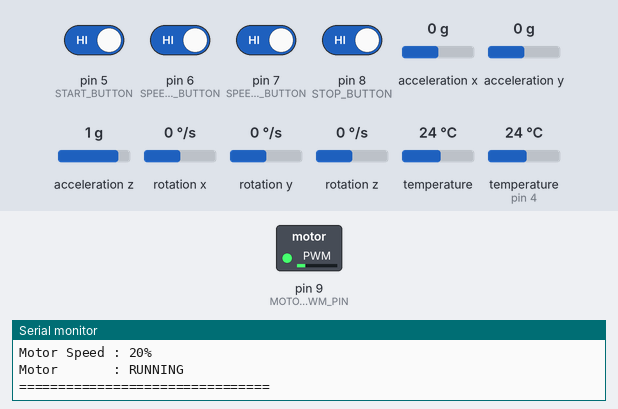
Recording of a program running on a simulated Arduino Uno, built with avr-gcc and run on an emulated ATmega328P. Shown: switched loads named in the program (green lamp = pin HIGH), the last lines printed to the serial monitor. The test bench sets the inputs (shaded band); at power-on: pin 5 (START_BUTTON), pin 6 (SPEED_UP_BUTTON), pin 7 (SPEED_DOWN_BUTTON), pin 8 (STOP_BUTTON) HIGH, temperature (sensor on pin 4) 24 °C, acceleration x 0 g, acceleration y 0 g, acceleration z 1 g, rotation x 0 °/s, rotation y 0 °/s, rotation z 0 °/s, temperature 24 °C.

Above: at 9.2 s.
9.3 s: pin 5 (START_BUTTON) driven LOW and pin 6 (SPEED_UP_BUTTON) driven LOW and pin 7 (SPEED_DOWN_BUTTON) driven LOW and pin 8 (STOP_BUTTON) driven LOW
At 12.1 s:
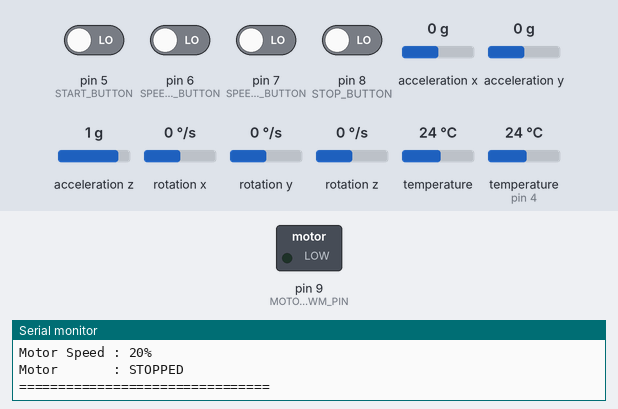
12.9 s: temperature (sensor on pin 4) set to 36.5 °C
20.4 s: temperature (sensor on pin 4) set to 35.3 °C
Timing chart, 0 to 22.9 s (numbered marks = the images above; inputs shaded):
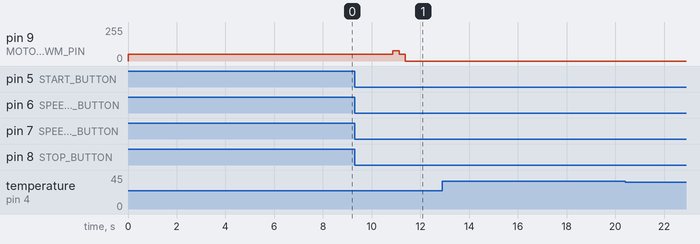

Measured:
- after the input at 9.3 s, pin 9 (MOTOR_PWM_PIN): 51/255 → 76/255 after 1.6 s, → 51/255 0.25 s later, → 0/255 0.25 s later

The program:

main.cpp
```cpp
#include <Arduino.h>
#include <Wire.h>
#include <OneWire.h>
#include <DallasTemperature.h>
#include <Adafruit_MPU6050.h>
#include <Adafruit_Sensor.h>
#include <math.h>

// Forward declarations
void setMotorSpeed();
void checkButtons(bool temperatureHigh, bool vibrationHigh);

// =====================================================
// PIN DEFINITIONS
// =====================================================

#define TEMP_PIN 4

#define START_BUTTON       5
#define SPEED_UP_BUTTON    6
#define SPEED_DOWN_BUTTON  7
#define STOP_BUTTON        8

#define MOTOR_PWM_PIN      9

// =====================================================
// TEMPERATURE SETTINGS
// =====================================================

#define TEMP_HIGH_LIMIT 36.0
#define TEMP_ERROR_VALUE 35.0

// =====================================================
// VIBRATION SETTINGS
// =====================================================

#define VIBRATION_WARNING_LIMIT 50.0
#define VIBRATION_HIGH_LIMIT    175.0

// =====================================================
// MOTOR SETTINGS
// =====================================================

int motorSpeedPercent = 20;

#define SPEED_STEP 10

bool motorRunning = true;

// =====================================================
// SENSOR OBJECTS
// =====================================================

OneWire oneWire(TEMP_PIN);
DallasTemperature temperatureSensor(&oneWire);

Adafruit_MPU6050 mpu;

// =====================================================
// VIBRATION BASELINE
// =====================================================

float vibrationBaseline = 9.80665;

// =====================================================
// BUTTON STATES
// =====================================================

bool previousStart = HIGH;
bool previousUp = HIGH;
bool previousDown = HIGH;
bool previousStop = HIGH;

// =====================================================
// SETUP
// =====================================================

void setup()
{
  Serial.begin(9600);

  // ---------------------------------------------------
  // BUTTONS
  // ---------------------------------------------------

  pinMode(START_BUTTON, INPUT_PULLUP);
  pinMode(SPEED_UP_BUTTON, INPUT_PULLUP);
  pinMode(SPEED_DOWN_BUTTON, INPUT_PULLUP);
  pinMode(STOP_BUTTON, INPUT_PULLUP);

  // ---------------------------------------------------
  // MOTOR (AUTO-START AT 20% SPEED)
  // ---------------------------------------------------

  pinMode(MOTOR_PWM_PIN, OUTPUT);

  setMotorSpeed();

  // ---------------------------------------------------
  // TEMPERATURE SENSOR
  // ---------------------------------------------------

  temperatureSensor.begin();

  Serial.println();
  Serial.println("================================");
  Serial.println("       JOINTGUARD SYSTEM");
  Serial.println("================================");

  if (temperatureSensor.getDeviceCount() > 0)
  {
    Serial.println("DS18B20 : ACTIVE");
  }
  else
  {
    Serial.println("DS18B20 : NOT FOUND");
  }

  // ---------------------------------------------------
  // MPU6050
  // ---------------------------------------------------

  Wire.begin();

  if (!mpu.begin())
  {
    Serial.println("MPU6050 : NOT FOUND");

    while (1)
    {
      delay(1000);
    }
  }

  Serial.println("MPU6050 : ACTIVE");

  mpu.setAccelerometerRange(MPU6050_RANGE_8_G);
  mpu.setGyroRange(MPU6050_RANGE_500_DEG);
  mpu.setFilterBandwidth(MPU6050_BAND_21_HZ);

  // ===================================================
  // VIBRATION CALIBRATION
  // ===================================================

  Serial.println("--------------------------------");
  Serial.println("Keep MPU6050 COMPLETELY STILL");
  Serial.println("Calibrating vibration baseline...");
  Serial.println("--------------------------------");

  delay(1000);

  float total = 0;

  const int calibrationSamples = 200;

  for (int i = 0; i < calibrationSamples; i++)
  {
    sensors_event_t acceleration;
    sensors_event_t gyro;
    sensors_event_t tempMPU;

    mpu.getEvent(
      &acceleration,
      &gyro,
      &tempMPU
    );

    float magnitude = sqrt(
      acceleration.acceleration.x *
      acceleration.acceleration.x +

      acceleration.acceleration.y *
      acceleration.acceleration.y +

      acceleration.acceleration.z *
      acceleration.acceleration.z
    );

    total += magnitude;

    delay(10);
  }

  vibrationBaseline =
    total / calibrationSamples;

  Serial.print("Vibration baseline: ");
  Serial.print(vibrationBaseline, 2);
  Serial.println(" m/s2");

  // ===================================================
  // SYSTEM INFORMATION
  // ===================================================

  Serial.println("--------------------------------");

  Serial.println("TEMPERATURE:");
  Serial.println("< 36 C       = NORMAL");
  Serial.println(">= 36 C      = DANGER");

  Serial.println("--------------------------------");

  Serial.println("VIBRATION:");
  Serial.println("< 50 m/s2    = NORMAL");
  Serial.println("50-99.99     = WARNING");
  Serial.println(">= 100       = DANGER");

  Serial.println("--------------------------------");

  Serial.println("CONTROLS:");
  Serial.println("D5 = START");
  Serial.println("D6 = SPEED +");
  Serial.println("D7 = SPEED -");
  Serial.println("D8 = STOP");

  Serial.println("--------------------------------");

  Serial.print("Initial motor speed: ");
  Serial.print(motorSpeedPercent);
  Serial.println("%");

  Serial.println("System ready.");
  Serial.println("Press START to run motor.");

  Serial.println("================================");
}

// =====================================================
// MAIN LOOP
// =====================================================

void loop()
{
  // ===================================================
  // READ TEMPERATURE
  // ===================================================

  temperatureSensor.requestTemperatures();

  float temperature =
    temperatureSensor.getTempCByIndex(0);

  // If DS18B20 gives -127 C/error,
  // use 35 C instead

  if (temperature == DEVICE_DISCONNECTED_C)
  {
    temperature = TEMP_ERROR_VALUE;
  }

  // ===================================================
  // TEMPERATURE STATUS
  // ===================================================

  bool temperatureHigh =
    temperature >= TEMP_HIGH_LIMIT;

  // ===================================================
  // READ MPU6050
  // ===================================================

  sensors_event_t acceleration;
  sensors_event_t gyro;
  sensors_event_t tempMPU;

  mpu.getEvent(
    &acceleration,
    &gyro,
    &tempMPU
  );

  float magnitude = sqrt(
    acceleration.acceleration.x *
    acceleration.acceleration.x +

    acceleration.acceleration.y *
    acceleration.acceleration.y +

    acceleration.acceleration.z *
    acceleration.acceleration.z
  );

  // Remove gravity/baseline

  float vibration =
    fabs(magnitude - vibrationBaseline);

  // ===================================================
  // VIBRATION STATUS
  // ===================================================

  bool vibrationWarning =
    vibration >= VIBRATION_WARNING_LIMIT;

  bool vibrationHigh =
    vibration >= VIBRATION_HIGH_LIMIT;

  // ===================================================
  // SENSOR WARNING LOGGING (CONTINUOUS MOTOR RUNNING)
  // ===================================================

  if (temperatureHigh || vibrationHigh)
  {
    Serial.println();
    Serial.println("!!! SENSOR WARNING !!!");

    if (temperatureHigh)
    {
      Serial.println("Temperature = DANGER");
    }

    if (vibrationHigh)
    {
      Serial.println("Vibration = DANGER");
    }
    // Motor remains running continuously as requested
  }

  // ===================================================
  // BUTTON CONTROL
  // ===================================================

  checkButtons(
    temperatureHigh,
    vibrationHigh
  );

  // ===================================================
  // IMPORTANT:
  // KEEP MOTOR RUNNING
  // ===================================================

  if (motorRunning)
  {
    setMotorSpeed();
  }
  else
  {
    analogWrite(MOTOR_PWM_PIN, 0);
  }

  // ===================================================
  // DISPLAY
  // ===================================================

  Serial.println();
  Serial.println("================================");

  // Temperature

  Serial.print("Temperature : ");
  Serial.print(temperature, 2);
  Serial.print(" C   ");

  if (temperatureHigh)
  {
    Serial.println("[DANGER]");
  }
  else
  {
    Serial.println("[NORMAL]");
  }

  // Vibration

  Serial.print("Vibration   : ");
  Serial.print(vibration, 2);
  Serial.print(" m/s2   ");

  if (vibrationHigh)
  {
    Serial.println("[DANGER]");
  }
  else if (vibrationWarning)
  {
    Serial.println("[WARNING]");
  }
  else
  {
    Serial.println("[NORMAL]");
  }

  // Motor speed

  Serial.print("Motor Speed : ");
  Serial.print(motorSpeedPercent);
  Serial.println("%");

  // Motor state

  Serial.print("Motor       : ");

  if (motorRunning)
  {
    Serial.println("RUNNING");
  }
  else
  {
    Serial.println("STOPPED");
  }

  Serial.println("================================");

  // ===================================================
  // MONITOR EVERY 2 SECONDS
  // ===================================================

  delay(2000);
}

// =====================================================
// BUTTON CONTROL
// =====================================================

void checkButtons(
  bool temperatureHigh,
  bool vibrationHigh
)
{
  bool startState =
    digitalRead(START_BUTTON);

  bool upState =
    digitalRead(SPEED_UP_BUTTON);

  bool downState =
    digitalRead(SPEED_DOWN_BUTTON);

  bool stopState =
    digitalRead(STOP_BUTTON);

  // ===================================================
  // START
  // ===================================================

  if (
    previousStart == HIGH &&
    startState == LOW
  )
  {
    Serial.println();
    Serial.println("START BUTTON PRESSED");

    motorRunning = true;

    Serial.println("Motor STARTED");
    Serial.print("Speed: ");
    Serial.print(motorSpeedPercent);
    Serial.println("%");

    setMotorSpeed();
    delay(200);
  }

  // ===================================================
  // SPEED UP
  // ===================================================

  if (
    previousUp == HIGH &&
    upState == LOW
  )
  {
    motorSpeedPercent += SPEED_STEP;

    if (motorSpeedPercent > 100)
    {
      motorSpeedPercent = 100;
    }

    Serial.print("Speed increased to ");
    Serial.print(motorSpeedPercent);
    Serial.println("%");

    if (motorRunning)
    {
      setMotorSpeed();
    }

    delay(250);
  }

  // ===================================================
  // SPEED DOWN
  // ===================================================

  if (
    previousDown == HIGH &&
    downState == LOW
  )
  {
    motorSpeedPercent -= SPEED_STEP;

    if (motorSpeedPercent < 0)
    {
      motorSpeedPercent = 0;
    }

    Serial.print("Speed decreased to ");
    Serial.print(motorSpeedPercent);
    Serial.println("%");

    if (motorRunning)
    {
      setMotorSpeed();
    }

    delay(250);
  }

  // ===================================================
  // STOP
  // ===================================================

  if (
    previousStop == HIGH &&
    stopState == LOW
  )
  {
    motorRunning = false;

    analogWrite(MOTOR_PWM_PIN, 0);

    Serial.println();
    Serial.println("STOP BUTTON PRESSED");
    Serial.println("Motor STOPPED");

    delay(250);
  }

  // ===================================================
  // SAVE BUTTON STATES
  // ===================================================

  previousStart = startState;
  previousUp = upState;
  previousDown = downState;
  previousStop = stopState;
}

// =====================================================
// MOTOR SPEED
// =====================================================

void setMotorSpeed()
{
  int pwmValue =
    map(
      motorSpeedPercent,
      0,
      100,
      0,
      255
    );

  analogWrite(
    MOTOR_PWM_PIN,
    pwmValue
  );
}
```
